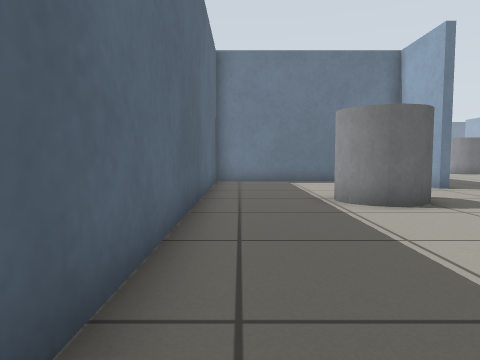
[1] (above)

20 first-person views from a walk through a Gazebo world. The camera is 0.5 m above the floor, tilts 4° down and sees 70° across. The floor is counted in squares, 0.5 m on a side. Each view is taken from the middle of a square. On the plan, view 1 faces up. The plan holds only what a view shows up to about 13 squares ahead; the rest is blank. The place goes on beyond the plan.

[2]
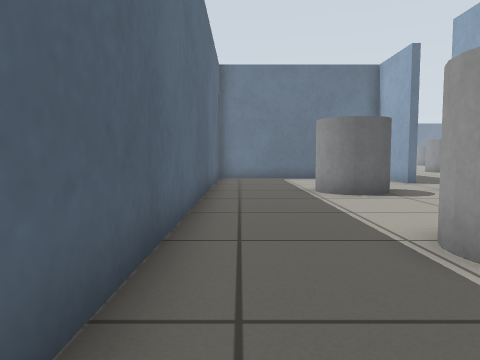

[3]
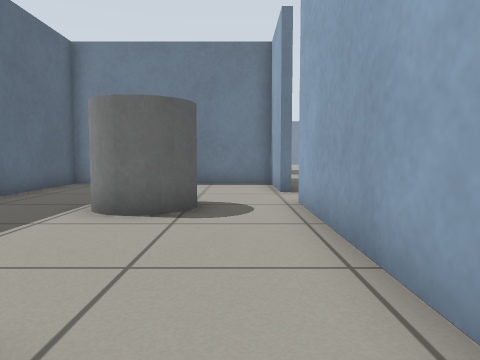

[4]
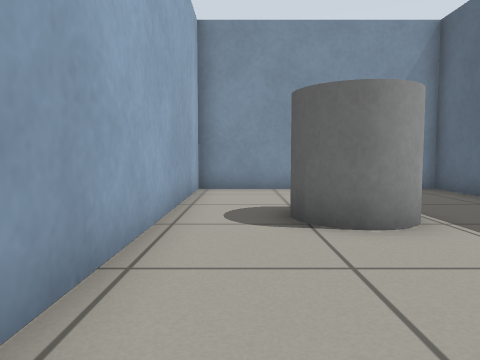

[5]
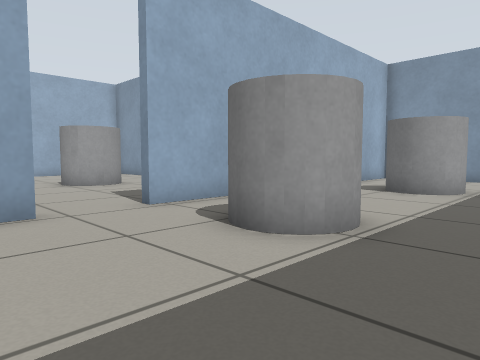

[6]
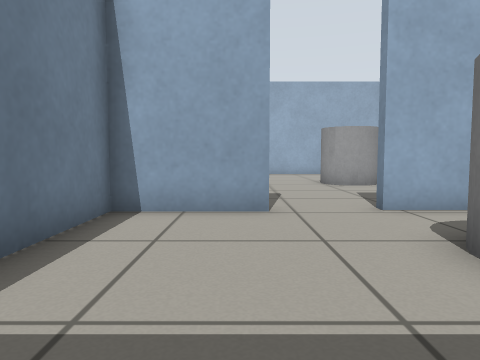

[7]
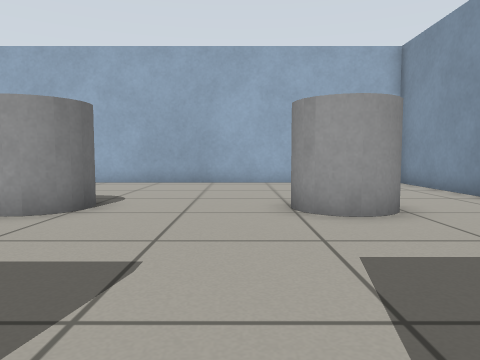

[8]
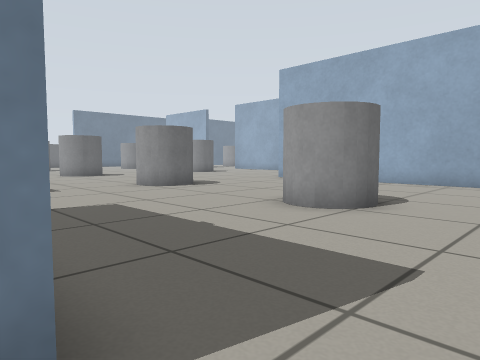

[9]
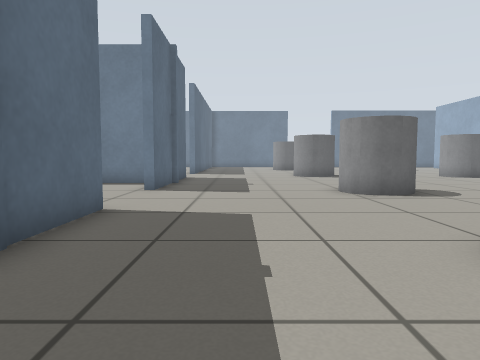

[10]
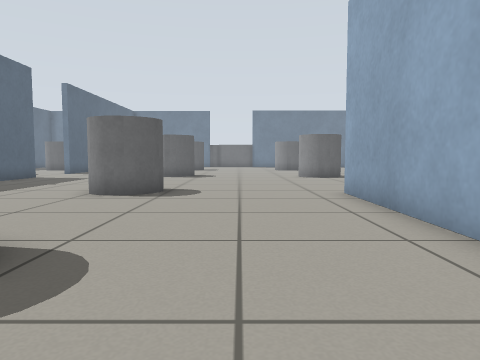

[11]
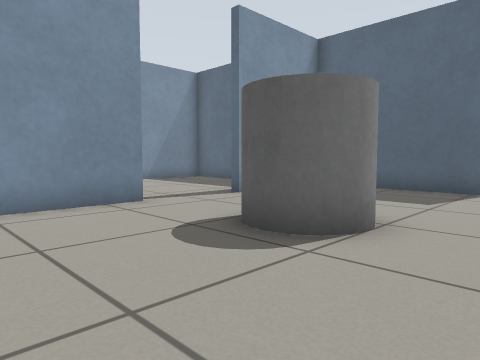

[12]
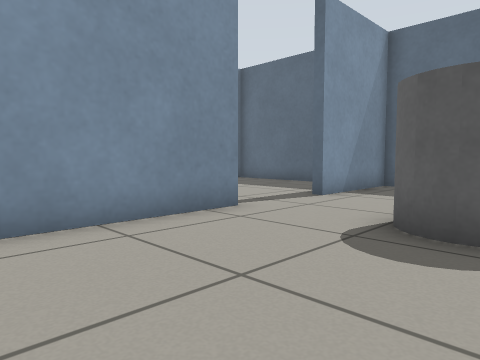

[13]
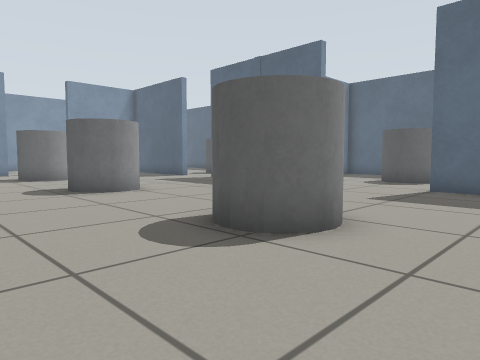

[14]
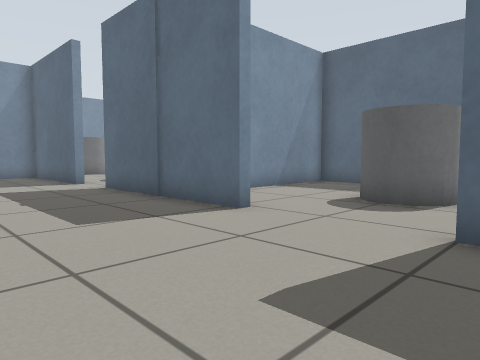

[15]
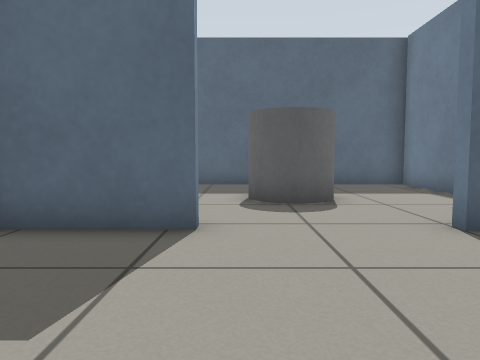

[16]
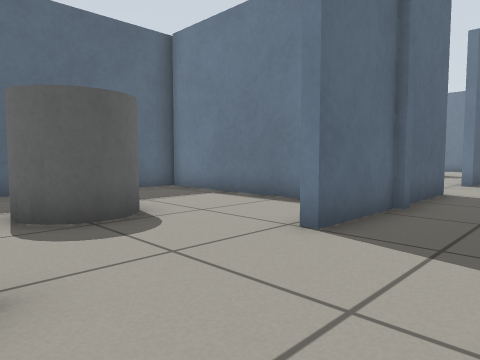

[17]
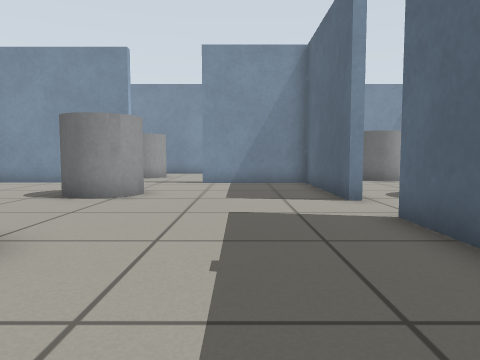

[18]
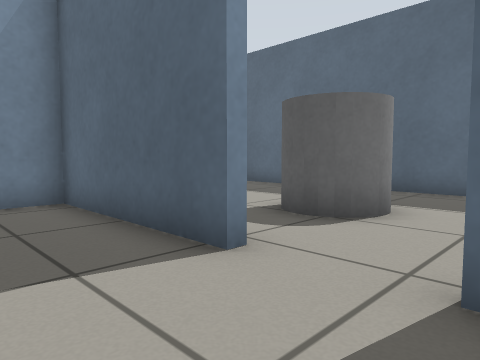

[19]
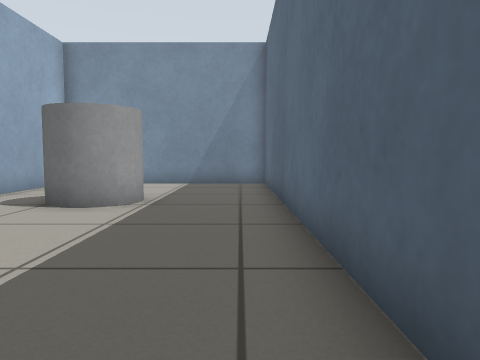

[20]
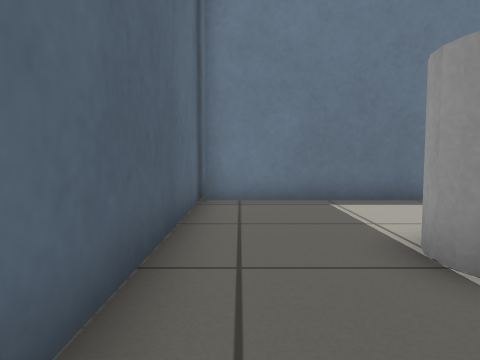

### Floor plan
Ten units are one square. View 1 is at (0, 0); x grows to the right and y downward. Boxes are objects, and circles mark ways between rooms. Rooms are numbered by the first view taken in them; rooms with no view inside come last. Other rooms are left out.
<svg viewBox="-14 -240 209 279">
<path fill="none" stroke="#000" d="M63 -104 63 -133 -9 -133 -9 34 63 34 63 -84M60 -164 64 -164 64 -104M64 -85 64 -33 104 -33M64 -226 64 -200 61 -200M131 -31 188 -31 188 -193M67 -230 67 -225M55 -226 -9 -226M-9 -235 -9 -141M-4 -136 32 -136"/>
<rect x="15" y="-25" width="30" height="20" fill="#bbb"><title>grey cylinder</title></rect>
<rect x="15" y="-95" width="30" height="30" fill="#bbb"><title>grey cylinder</title></rect>
<rect x="115" y="-85" width="30" height="30" fill="#bbb"><title>grey cylinder</title></rect>
<rect x="115" y="-145" width="30" height="30" fill="#bbb"><title>grey cylinder</title></rect>
<rect x="115" y="-215" width="30" height="30" fill="#bbb"><title>grey cylinder</title></rect>
<rect x="15" y="-195" width="30" height="30" fill="#bbb"><title>grey cylinder</title></rect>
<circle cx="60" cy="-95" r="3" fill="#2a7"/>
<circle cx="60" cy="-185" r="3" fill="#2a7"/>
<text x="30" y="-50">1</text>
<text x="130" y="-140">2</text>
<text x="20" y="-190">3</text>
</svg>
Room 1 opens to room 2. Room 2 opens to room 3.

Where each view was taken, in squares from view 1:
view 1: 0 up, 0 right, facing up
view 2: 2 down, 0 right, facing up
view 3: 1 up, 5 right, facing up
view 4: 7 up, 5 right, facing down
view 5: 12 up, 0 right, facing down-right
view 6: 11 up, 0 right, facing right
view 7: 9 up, 6 right, facing right
view 8: 9 up, 6 right, facing up-right
view 9: 10 up, 9 right, facing up
view 10: 10 up, 16 right, facing up
view 11: 10 up, 17 right, facing down-left
view 12: 8 up, 18 right, facing down-left
view 13: 23 up, 17 right, facing down-left
view 14: 21 up, 11 right, facing down-left
view 15: 17 up, 11 right, facing left
view 16: 16 up, 9 right, facing up-left
view 17: 16 up, 9 right, facing down
view 18: 11 up, 9 right, facing down-left
view 19: 9 up, 0 right, facing down
view 20: 15 up, 0 right, facing up
